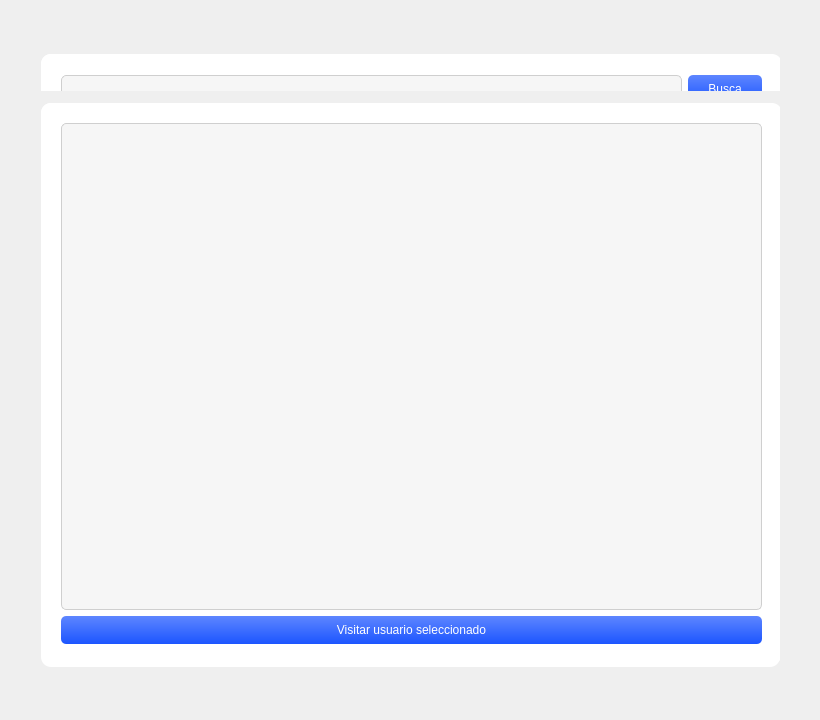
         <widget class="QWidget" name="busquedaPage">
          <widget class="QWidget" name="gridLayoutWidget_3">
           <property name="geometry">
            <rect>
             <x>10</x>
             <y>10</y>
             <width>801</width>
             <height>701</height>
            </rect>
           </property>
           <layout class="QGridLayout" name="busquedaGrid" rowstretch="2,2,0,30,2" columnstretch="1,30,1">
            <item row="0" column="0">
             <widget class="QFrame" name="busquedaGrey1">
              <property name="styleSheet">
               <string notr="true">border-radius: 0px;</string>
              </property>
              <property name="frameShape">
               <enum>QFrame::StyledPanel</enum>
              </property>
              <property name="frameShadow">
               <enum>QFrame::Raised</enum>
              </property>
             </widget>
            </item>
            <item row="2" column="2">
             <widget class="QFrame" name="busquedaGrey8">
              <property name="styleSheet">
               <string notr="true">border-radius: 0px;</string>
              </property>
              <property name="frameShape">
               <enum>QFrame::StyledPanel</enum>
              </property>
              <property name="frameShadow">
               <enum>QFrame::Raised</enum>
              </property>
             </widget>
            </item>
            <item row="3" column="0">
             <widget class="QFrame" name="busquedaGrey9">
              <property name="styleSheet">
               <string notr="true">border-radius: 0px;</string>
              </property>
              <property name="frameShape">
               <enum>QFrame::StyledPanel</enum>
              </property>
              <property name="frameShadow">
               <enum>QFrame::Raised</enum>
              </property>
             </widget>
            </item>
            <item row="1" column="0">
             <widget class="QFrame" name="busquedaGrey4">
              <property name="styleSheet">
               <string notr="true">border-radius: 0px;</string>
              </property>
              <property name="frameShape">
               <enum>QFrame::StyledPanel</enum>
              </property>
              <property name="frameShadow">
               <enum>QFrame::Raised</enum>
              </property>
             </widget>
            </item>
            <item row="2" column="0">
             <widget class="QFrame" name="busquedaGrey6">
              <property name="styleSheet">
               <string notr="true">border-radius: 0px;</string>
              </property>
              <property name="frameShape">
               <enum>QFrame::StyledPanel</enum>
              </property>
              <property name="frameShadow">
               <enum>QFrame::Raised</enum>
              </property>
             </widget>
            </item>
            <item row="0" column="1">
             <widget class="QFrame" name="busquedaGrey2">
              <property name="styleSheet">
               <string notr="true">border-radius: 0px;</string>
              </property>
              <property name="frameShape">
               <enum>QFrame::StyledPanel</enum>
              </property>
              <property name="frameShadow">
               <enum>QFrame::Raised</enum>
              </property>
             </widget>
            </item>
            <item row="1" column="2">
             <widget class="QFrame" name="busquedaGrey5">
              <property name="styleSheet">
               <string notr="true">border-radius: 0px;</string>
              </property>
              <property name="frameShape">
               <enum>QFrame::StyledPanel</enum>
              </property>
              <property name="frameShadow">
               <enum>QFrame::Raised</enum>
              </property>
             </widget>
            </item>
            <item row="0" column="2">
             <widget class="QFrame" name="busquedaGrey3">
              <property name="styleSheet">
               <string notr="true">border-radius: 0px;</string>
              </property>
              <property name="frameShape">
               <enum>QFrame::StyledPanel</enum>
              </property>
              <property name="frameShadow">
               <enum>QFrame::Raised</enum>
              </property>
             </widget>
            </item>
            <item row="2" column="1">
             <widget class="QFrame" name="busquedaGrey7">
              <property name="styleSheet">
               <string notr="true">border-radius: 0px;</string>
              </property>
              <property name="frameShape">
               <enum>QFrame::StyledPanel</enum>
              </property>
              <property name="frameShadow">
               <enum>QFrame::Raised</enum>
              </property>
             </widget>
            </item>
            <item row="4" column="0">
             <widget class="QFrame" name="busquedaGrey11">
              <property name="styleSheet">
               <string notr="true">border-radius: 0px;</string>
              </property>
              <property name="frameShape">
               <enum>QFrame::StyledPanel</enum>
              </property>
              <property name="frameShadow">
               <enum>QFrame::Raised</enum>
              </property>
             </widget>
            </item>
            <item row="4" column="1">
             <widget class="QFrame" name="busquedaGrey12">
              <property name="styleSheet">
               <string notr="true">border-radius: 0px;</string>
              </property>
              <property name="frameShape">
               <enum>QFrame::StyledPanel</enum>
              </property>
              <property name="frameShadow">
               <enum>QFrame::Raised</enum>
              </property>
             </widget>
            </item>
            <item row="4" column="2">
             <widget class="QFrame" name="busquedaGrey13">
              <property name="styleSheet">
               <string notr="true">border-radius: 0px;</string>
              </property>
              <property name="frameShape">
               <enum>QFrame::StyledPanel</enum>
              </property>
              <property name="frameShadow">
               <enum>QFrame::Raised</enum>
              </property>
             </widget>
            </item>
            <item row="1" column="1">
             <widget class="QWidget" name="busquedaSearchWidget" native="true">
              <property name="styleSheet">
               <string notr="true">background-color: rgb(255, 255, 255);
border-radius: 10px;</string>
              </property>
              <widget class="QWidget" name="horizontalLayoutWidget_2">
               <property name="geometry">
                <rect>
                 <x>0</x>
                 <y>0</y>
                 <width>741</width>
                 <height>71</height>
                </rect>
               </property>
               <layout class="QHBoxLayout" name="busquedaSearchHLayout">
                <property name="leftMargin">
                 <number>20</number>
                </property>
                <property name="topMargin">
                 <number>20</number>
                </property>
                <property name="rightMargin">
                 <number>20</number>
                </property>
                <property name="bottomMargin">
                 <number>20</number>
                </property>
                <item>
                 <widget class="QLineEdit" name="busquedaSearchLineEdit">
                  <property name="styleSheet">
                   <string notr="true">QLineEdit {
	color: rgb(0, 0, 0);
	border-style: solid;
	border-width: 1px;
	border-radius: 5px;
	border-color: rgb(207, 207, 207);
	background-color: rgb(246, 246, 246);
	padding: 5px;
}

QLineEdit:focus {
	border-color: rgb(254, 140, 10);
	border-width: 2px;
}</string>
                  </property>
                 </widget>
                </item>
                <item>
                 <widget class="QPushButton" name="busquedaSearchBtn">
                  <property name="styleSheet">
                   <string notr="true">QPushButton {
	border-width: 0px;
	color: rgb(255, 255, 255);
	background-color: qlineargradient(spread:pad, x1:1, y1:1, x2:1, y2:0, stop:0 rgba(28, 85, 255, 255), stop:1 rgba(94, 134, 255, 255));
	padding: 6.5px;
	padding-left: 20px;
	padding-right: 20px;
	border-radius: 5px;
}

QPushButton:hover {
	background-color: qlineargradient(spread:pad, x1:1, y1:1, x2:1, y2:0, stop:0 rgba(27, 82, 246, 255), stop:1 rgba(91, 130, 248, 255));
}

QPushButton:pressed {
	background-color: qlineargradient(spread:pad, x1:1, y1:1, x2:1, y2:0, stop:0 rgba(32, 81, 227, 255), stop:1 rgba(71, 109, 224, 255));
}</string>
                  </property>
                  <property name="text">
                   <string>Busca</string>
                  </property>
                 </widget>
                </item>
               </layout>
              </widget>
             </widget>
            </item>
            <item row="3" column="1">
             <widget class="QWidget" name="busquedaResultsWidget" native="true">
              <property name="styleSheet">
               <string notr="true">background-color: rgb(255, 255, 255);
border-radius: 10px;</string>
              </property>
              <widget class="QWidget" name="verticalLayoutWidget_3">
               <property name="geometry">
                <rect>
                 <x>0</x>
                 <y>0</y>
                 <width>741</width>
                 <height>561</height>
                </rect>
               </property>
               <layout class="QVBoxLayout" name="busquedaResultsVLayout">
                <property name="leftMargin">
                 <number>20</number>
                </property>
                <property name="topMargin">
                 <number>20</number>
                </property>
                <property name="rightMargin">
                 <number>20</number>
                </property>
                <property name="bottomMargin">
                 <number>20</number>
                </property>
                <item>
                 <widget class="QListWidget" name="busquedaResultsList">
                  <property name="minimumSize">
                   <size>
                    <width>502</width>
                    <height>402</height>
                   </size>
                  </property>
                  <property name="styleSheet">
                   <string notr="true">color: rgb(0, 0, 0);
background-color: rgb(246, 246, 246);
border-style: solid;
border-width: 1px;
border-radius: 5px;
border-color: rgb(207, 207, 207);
selection-background-color: rgb(8, 21, 63);
min-width: 500;
min-height: 400;</string>
                  </property>
                  <property name="spacing">
                   <number>2</number>
                  </property>
                  <property name="wordWrap">
                   <bool>true</bool>
                  </property>
                 </widget>
                </item>
                <item>
                 <widget class="QPushButton" name="busquedaResultsBtn">
                  <property name="styleSheet">
                   <string notr="true">QPushButton {
	border-width: 0px;
	color: rgb(255, 255, 255);
	background-color: qlineargradient(spread:pad, x1:1, y1:1, x2:1, y2:0, stop:0 rgba(28, 85, 255, 255), stop:1 rgba(94, 134, 255, 255));
	padding: 6.5px;
	padding-left: 20px;
	padding-right: 20px;
	border-radius: 5px;
}

QPushButton:hover {
	background-color: qlineargradient(spread:pad, x1:1, y1:1, x2:1, y2:0, stop:0 rgba(27, 82, 246, 255), stop:1 rgba(91, 130, 248, 255));
}

QPushButton:pressed {
	background-color: qlineargradient(spread:pad, x1:1, y1:1, x2:1, y2:0, stop:0 rgba(32, 81, 227, 255), stop:1 rgba(71, 109, 224, 255));
}</string>
                  </property>
                  <property name="text">
                   <string>Visitar usuario seleccionado</string>
                  </property>
                 </widget>
                </item>
               </layout>
              </widget>
             </widget>
            </item>
            <item row="3" column="2">
             <widget class="QFrame" name="busquedaGrey10">
              <property name="styleSheet">
               <string notr="true">border-radius: 0px;</string>
              </property>
              <property name="frameShape">
               <enum>QFrame::StyledPanel</enum>
              </property>
              <property name="frameShadow">
               <enum>QFrame::Raised</enum>
              </property>
             </widget>
            </item>
           </layout>
          </widget>
         </widget>
